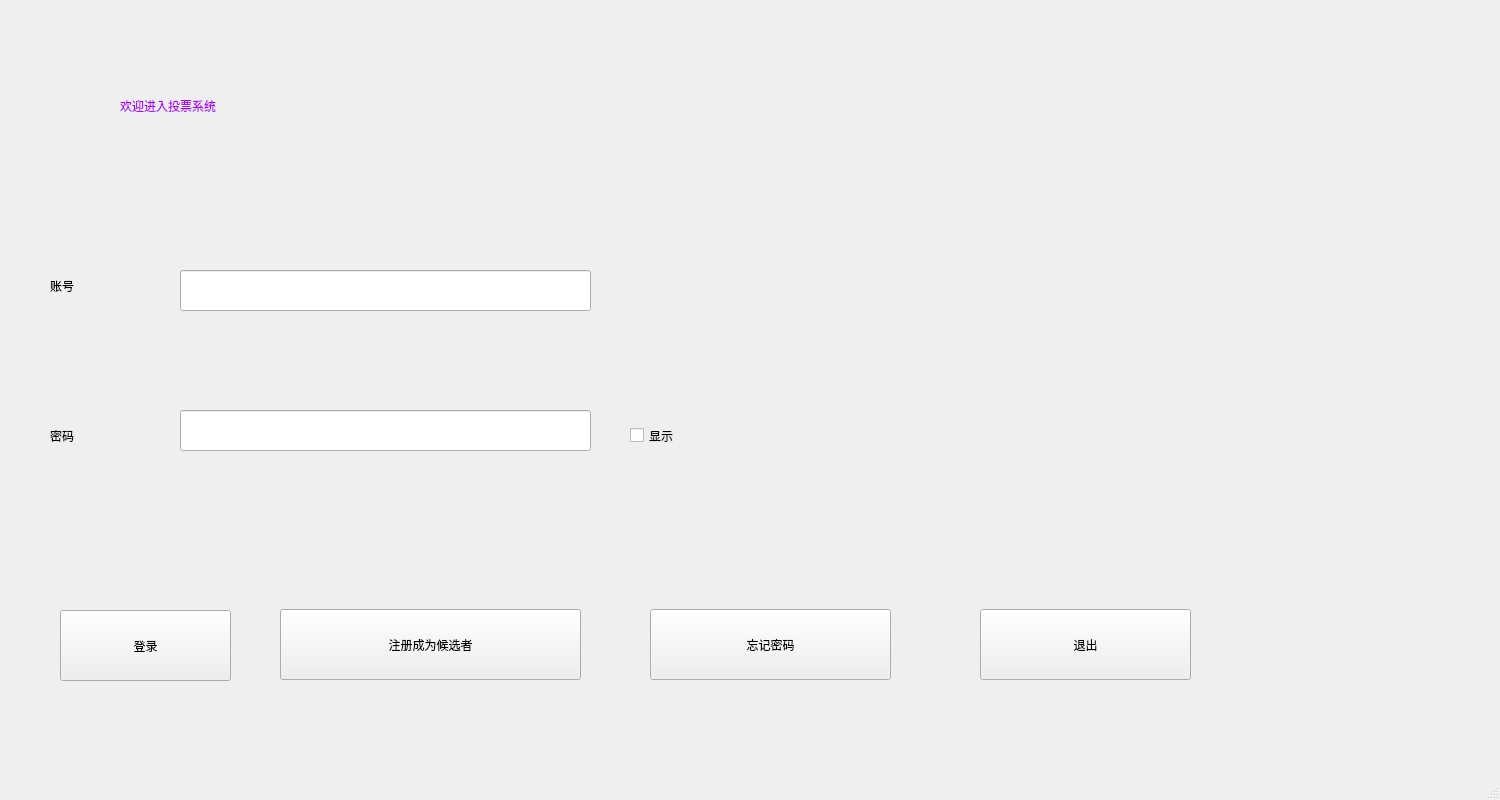
<?xml version="1.0" encoding="UTF-8"?>
<ui version="4.0">
 <class>MainWindow</class>
 <widget class="QMainWindow" name="MainWindow">
  <property name="geometry">
   <rect>
    <x>0</x>
    <y>0</y>
    <width>1500</width>
    <height>800</height>
   </rect>
  </property>
  <property name="windowTitle">
   <string>MainWindow</string>
  </property>
  <widget class="QWidget" name="centralwidget">
   <widget class="QLabel" name="label">
    <property name="geometry">
     <rect>
      <x>120</x>
      <y>60</y>
      <width>621</width>
      <height>91</height>
     </rect>
    </property>
    <property name="styleSheet">
     <string notr="true">
font: 26pt &quot;华文行楷&quot;;
color: rgb(170, 0, 255);</string>
    </property>
    <property name="text">
     <string>欢迎进入投票系统</string>
    </property>
   </widget>
   <widget class="QLabel" name="label_2">
    <property name="geometry">
     <rect>
      <x>50</x>
      <y>260</y>
      <width>101</width>
      <height>51</height>
     </rect>
    </property>
    <property name="styleSheet">
     <string notr="true">
font: 14pt &quot;Agency FB&quot;;</string>
    </property>
    <property name="text">
     <string>账号</string>
    </property>
   </widget>
   <widget class="QLabel" name="label_3">
    <property name="geometry">
     <rect>
      <x>50</x>
      <y>410</y>
      <width>101</width>
      <height>51</height>
     </rect>
    </property>
    <property name="styleSheet">
     <string notr="true">
font: 14pt &quot;Agency FB&quot;;</string>
    </property>
    <property name="text">
     <string>密码</string>
    </property>
   </widget>
   <widget class="QLineEdit" name="id">
    <property name="geometry">
     <rect>
      <x>180</x>
      <y>270</y>
      <width>411</width>
      <height>41</height>
     </rect>
    </property>
   </widget>
   <widget class="QLineEdit" name="password">
    <property name="geometry">
     <rect>
      <x>180</x>
      <y>410</y>
      <width>411</width>
      <height>41</height>
     </rect>
    </property>
   </widget>
   <widget class="QPushButton" name="btn_login">
    <property name="geometry">
     <rect>
      <x>60</x>
      <y>610</y>
      <width>171</width>
      <height>71</height>
     </rect>
    </property>
    <property name="styleSheet">
     <string notr="true">font: 12pt &quot;Agency FB&quot;;</string>
    </property>
    <property name="text">
     <string>登录</string>
    </property>
   </widget>
   <widget class="QPushButton" name="btn_create">
    <property name="geometry">
     <rect>
      <x>280</x>
      <y>609</y>
      <width>301</width>
      <height>71</height>
     </rect>
    </property>
    <property name="styleSheet">
     <string notr="true">font: 11pt &quot;Agency FB&quot;;</string>
    </property>
    <property name="text">
     <string>注册成为候选者</string>
    </property>
   </widget>
   <widget class="QPushButton" name="btn_forget">
    <property name="geometry">
     <rect>
      <x>650</x>
      <y>609</y>
      <width>241</width>
      <height>71</height>
     </rect>
    </property>
    <property name="styleSheet">
     <string notr="true">font: 12pt &quot;Agency FB&quot;;</string>
    </property>
    <property name="text">
     <string>忘记密码</string>
    </property>
   </widget>
   <widget class="QCheckBox" name="checkBox">
    <property name="geometry">
     <rect>
      <x>630</x>
      <y>410</y>
      <width>111</width>
      <height>51</height>
     </rect>
    </property>
    <property name="styleSheet">
     <string notr="true">font: 12pt &quot;Agency FB&quot;;</string>
    </property>
    <property name="text">
     <string>显示</string>
    </property>
   </widget>
   <widget class="QPushButton" name="btn_quit">
    <property name="geometry">
     <rect>
      <x>980</x>
      <y>609</y>
      <width>211</width>
      <height>71</height>
     </rect>
    </property>
    <property name="styleSheet">
     <string notr="true">;
font: 12pt &quot;Agency FB&quot;;</string>
    </property>
    <property name="text">
     <string>退出</string>
    </property>
   </widget>
  </widget>
  <widget class="QMenuBar" name="menubar">
   <property name="geometry">
    <rect>
     <x>0</x>
     <y>0</y>
     <width>1500</width>
     <height>21</height>
    </rect>
   </property>
  </widget>
  <widget class="QStatusBar" name="statusbar"/>
 </widget>
 <resources/>
 <connections/>
</ui>
